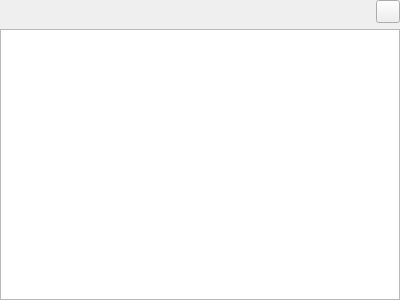
<?xml version="1.0" encoding="UTF-8"?>
<ui version="4.0">
 <class>fairwindsk::ui::mydata::JsonViewer</class>
 <widget class="QWidget" name="fairwindsk::ui::mydata::JsonViewer">
  <property name="geometry">
   <rect>
    <x>0</x>
    <y>0</y>
    <width>400</width>
    <height>300</height>
   </rect>
  </property>
  <property name="windowTitle">
   <string>JsonViewer</string>
  </property>
  <layout class="QVBoxLayout" name="verticalLayout">
   <property name="leftMargin">
    <number>0</number>
   </property>
   <property name="topMargin">
    <number>0</number>
   </property>
   <property name="rightMargin">
    <number>0</number>
   </property>
   <property name="bottomMargin">
    <number>0</number>
   </property>
   <item>
    <layout class="QHBoxLayout" name="horizontalLayout_Buttons">
     <item>
      <spacer name="horizontalSpacer">
       <property name="orientation">
        <enum>Qt::Orientation::Horizontal</enum>
       </property>
       <property name="sizeType">
        <enum>QSizePolicy::Policy::Expanding</enum>
       </property>
       <property name="sizeHint" stdset="0">
        <size>
         <width>40</width>
         <height>20</height>
        </size>
       </property>
      </spacer>
     </item>
     <item>
      <widget class="QToolButton" name="toolButton_Close">
       <property name="text">
        <string/>
       </property>
       <property name="icon">
        <iconset resource="../../resources.qrc">
         <normaloff>:/resources/svg/OpenBridge/close-google.svg</normaloff>:/resources/svg/OpenBridge/close-google.svg</iconset>
       </property>
       <property name="checkable">
        <bool>false</bool>
       </property>
      </widget>
     </item>
    </layout>
   </item>
   <item>
    <layout class="QHBoxLayout" name="horizontalLayout">
     <item>
      <widget class="QTreeView" name="treeView_Text"/>
     </item>
    </layout>
   </item>
  </layout>
 </widget>
 <resources>
  <include location="../../resources.qrc"/>
 </resources>
 <connections/>
</ui>
